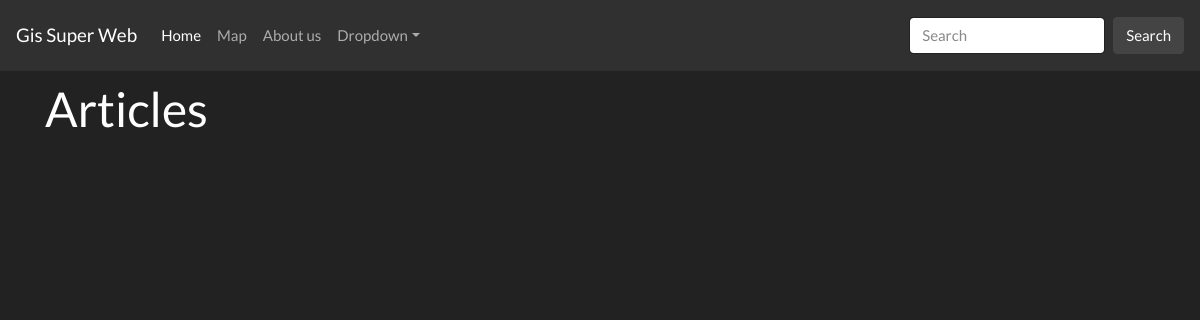
Before: / with the older database file.
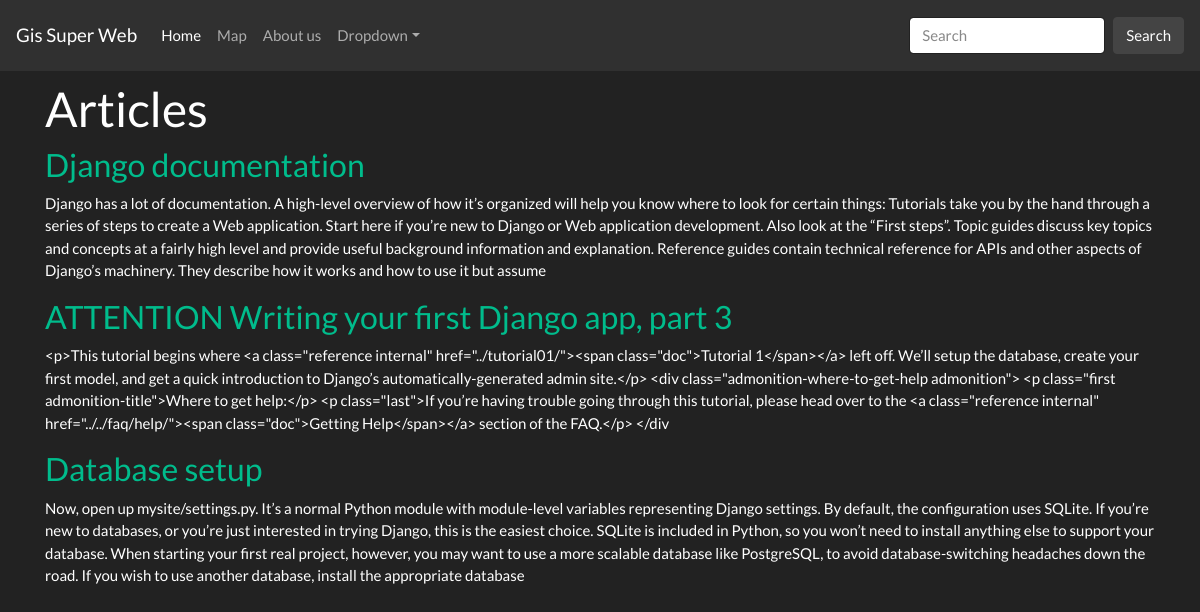
After: the same page with the newer database file.
### gis/models.py (models this page shows, shortened)
class Article(models.Model):
    title = models.CharField(max_length=200)
    text = models.TextField()
    user = models.ForeignKey(User, on_delete=models.DO_NOTHING)
    def short_text(self):
        if len(self.text)>TEXT_LEN:
            return self.text[:TEXT_LEN]
        return self.text

### gis/views.py (the view)
# urls.py: 2. Add a URL to urlpatterns:  path('', views.home, name='home')
def home(request):
    articles = Article.objects.all()
    context = {
        'articles': articles
    }
    return render(request, "gis/home.html", context)

### gis/templates/gis/home.html (shortened to what this page needs)
{% extends "gis/base.html" %}
{% block content %}
    <h1>Articles</h1>
    {% for article in articles %}
        <h3><a href="{% url 'article' article.id %}">{{ article.title }}</a></h3>
        <p>{{article.short_text}}</p>
    {% endfor %}
{% endblock %}

### gis/templates/gis/base.html (shortened to what this page needs)
{% load static %}
<!doctype html>
<html lang="en">
  <head>
    <link href="https://stackpath.bootstrapcdn.com/bootswatch/4.4.1/darkly/bootstrap.min.css" rel="stylesheet">
    <link href="{% static "gis/styles.css" %}" rel="stylesheet">
  </head>
  <body>
    <nav class="navbar navbar-expand-md navbar-dark bg-dark fixed-top">
  <a class="navbar-brand" href="#">Gis Super Web</a>
  <div class="collapse navbar-collapse" id="navbarsExampleDefault">
    <ul class="navbar-nav mr-auto">
      <li class="nav-item active">
        <a class="nav-link" href="{% url 'home' %}"> Home <span class="sr-only">(current)</span></a>
      </li>
      <li class="nav-item">
        <a class="nav-link" href="#">Map</a>
      </li>
      <li class="nav-item">
        <a class="nav-link" href="{% url 'about' %}">About us</a>
      </li>
      <li class="nav-item dropdown">
        <a class="nav-link dropdown-toggle" href="#" id="dropdown01" data-toggle="dropdown" aria-haspopup="true" aria-expanded="false">Dropdown</a>
      </li>
    </ul>
    <form class="form-inline my-2 my-lg-0">
      <input class="form-control mr-sm-2" type="text" placeholder="Search" aria-label="Search">
      <button class="btn btn-secondary my-2 my-sm-0" type="submit">Search</button>
    </form>
  </div>
</nav>
<main role="main" class="container margin_block">
    {% block content %}{% endblock %}
</main>
      </body>
</html>

### gis/static/gis/styles.css (style rules this page uses)
.margin_block { margin-top: 80px; }

Changed rows visible on the page:
added Article: title "Django documentation", short_text "Django has a lot of documentation. A high-level overview of how it’s organized will help you know where to look for certain things: Tutorials take you by the hand through a series of steps to create a Web application. Start here if you’re new to Django or Web application development. Also look at the “First steps”. Topic guides discuss key topics and concepts at a fairly high level and provide useful background information and explanation. Reference guides contain technical reference for APIs and other aspects of Django’s machinery. They describe how it works and how to use it but assume"
added Article: title "ATTENTION Writing your first Django app, part 3", short_text "<p>This tutorial begins where <a class=\"reference internal\" href=\"../tutorial01/\"><span class=\"doc\">Tutorial 1</span></a> left off. We’ll setup the database, create your first model, and get a quick introduction to Django’s automatically-generated admin site.</p> <div class=\"admonition-where-to-get-help admonition\"> <p class=\"first admonition-title\">Where to get help:</p> <p class=\"last\">If you’re having trouble going through this tutorial, please head over to the <a class=\"reference internal\" href=\"../../faq/help/\"><span class=\"doc\">Getting Help</span></a> section of the FAQ.</p> </div"
added Article: title "Database setup", short_text "Now, open up mysite/settings.py. It’s a normal Python module with module-level variables representing Django settings. By default, the configuration uses SQLite. If you’re new to databases, or you’re just interested in trying Django, this is the easiest choice. SQLite is included in Python, so you won’t need to install anything else to support your database. When starting your first real project, however, you may want to use a more scalable database like PostgreSQL, to avoid database-switching headaches down the road. If you wish to use another database, install the appropriate database"
